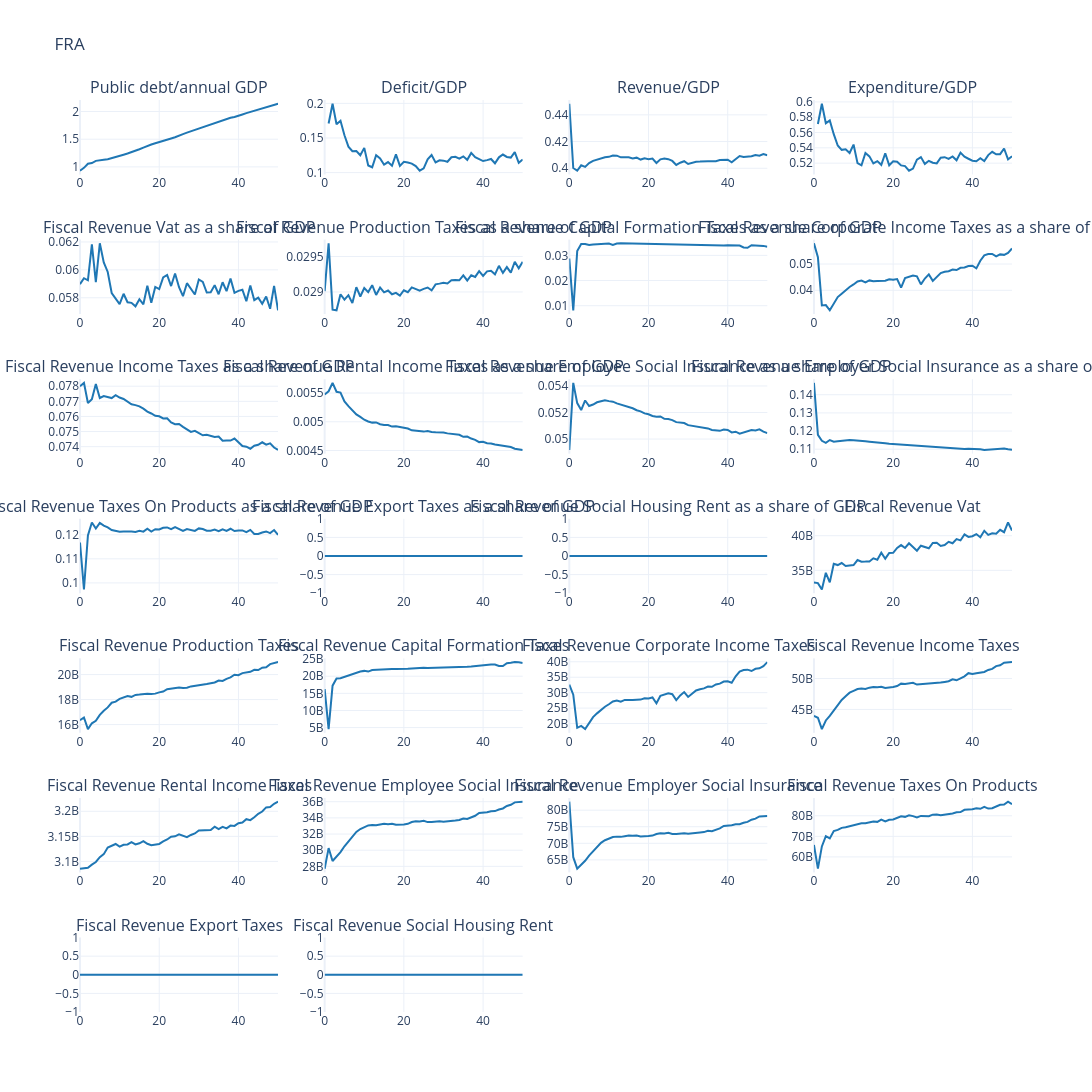
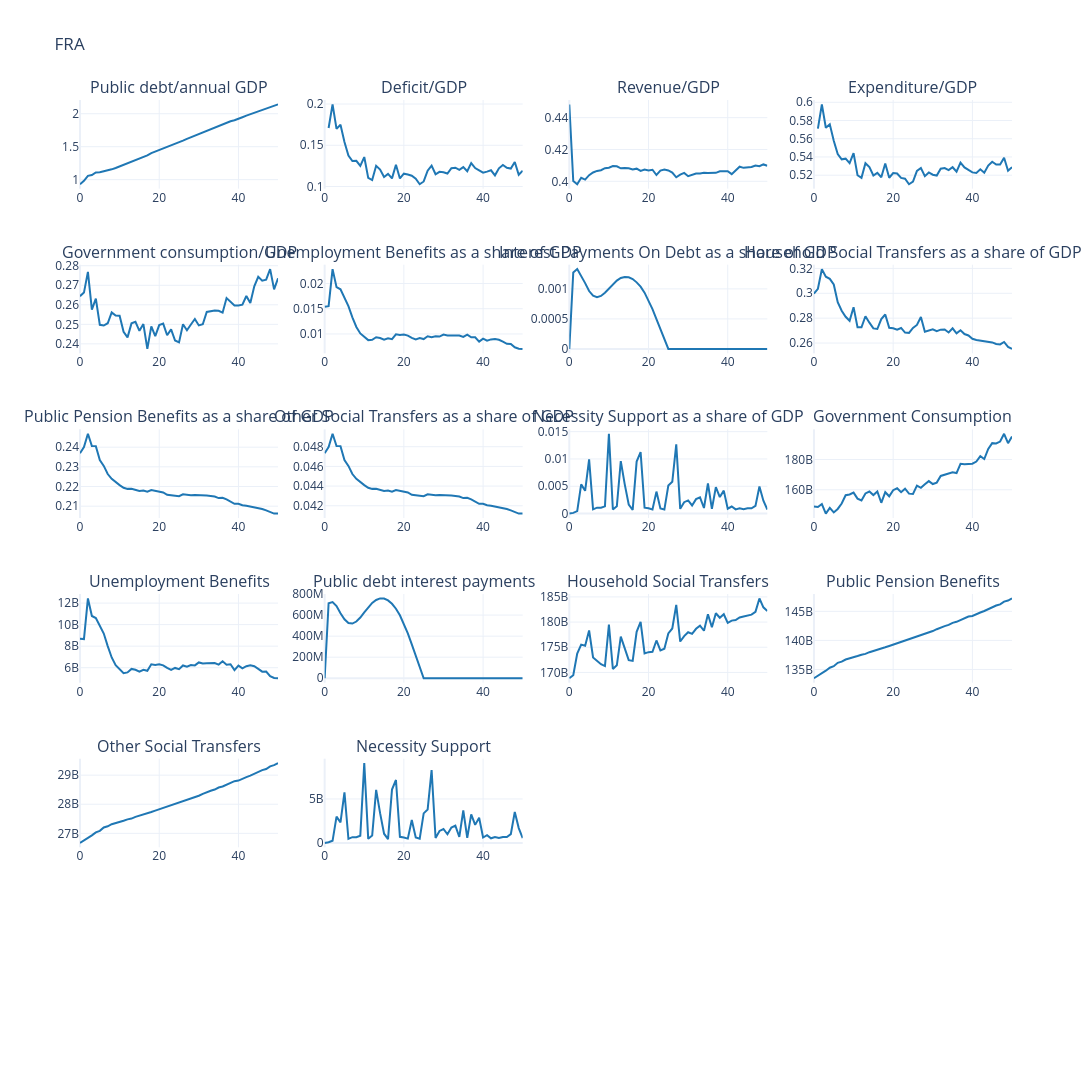

The cell these charts' notebook holds for them, in order:
### Markdown cell above
## Fiscal diagnostics

### Code cell
def fiscal_diagnostic_table(df, items, periods=(1, 20, 50), unit=1e9, currency="€"):
    """Amount (bn) and % of GDP for each fiscal line item, at the given periods."""
    rows = {}
    for label, col in items.items():
        ratio_col = f"{col}_to_gdp"
        row = {}
        for t in periods:
            amount = df.loc[t, col] / unit
            pct = df.loc[t, ratio_col] * 100 if ratio_col in df.columns else float("nan")
            row[f"Period {t}"] = f"{currency}{amount:,.3f}bn ({pct:.2f}%)"
        rows[label] = row
    return pd.DataFrame(rows).T


REVENUE_ITEMS = {
    "Corporate income tax": "fiscal_revenue_corporate_income_taxes",
    "Household income tax": "fiscal_revenue_income_taxes",
    "Production tax": "fiscal_revenue_production_taxes",
    "VAT": "fiscal_revenue_vat",
    "Capital-formation taxes": "fiscal_revenue_capital_formation_taxes",
    "Export taxes": "fiscal_revenue_export_taxes",
    "Employee social insurance": "fiscal_revenue_employee_social_insurance",
    "Employer social insurance": "fiscal_revenue_employer_social_insurance",
    "Total revenue": "fiscal_revenue",
}

EXPENDITURE_ITEMS = {
    "Government consumption": "government_consumption",
    "Unemployment benefits": "unemployment_benefits",
    "Interest payments on debt": "interest_payments_on_debt",
    "Household social transfers": "household_social_transfers",
    "Public pension benefits": "public_pension_benefits",
    "Other social transfers": "other_social_transfers",
    "Necessity support": "necessity_support",
    "Total expenditure": "fiscal_expenditure",
}


from IPython.display import Markdown

fiscal_periods = (1, 20, 50)
revenue_table = fiscal_diagnostic_table(df_scenario, REVENUE_ITEMS, periods=fiscal_periods)
expenditure_table = fiscal_diagnostic_table(df_scenario, EXPENDITURE_ITEMS, periods=fiscal_periods)
print("Scenario tables")
display(Markdown("**Revenue**\n\n" + revenue_table.to_markdown()))
display(Markdown("**Expenditure**\n\n" + expenditure_table.to_markdown()))


REVENUES_COLS = [
    "debt_to_gdp",
    "deficit_to_gdp",
    "fiscal_revenue_to_gdp",
    "fiscal_expenditure_to_gdp",

    "fiscal_revenue_vat_to_gdp",
    "fiscal_revenue_production_taxes_to_gdp",
    "fiscal_revenue_capital_formation_taxes_to_gdp",
    "fiscal_revenue_corporate_income_taxes_to_gdp",
    "fiscal_revenue_income_taxes_to_gdp",
    "fiscal_revenue_rental_income_taxes_to_gdp",
    "fiscal_revenue_employee_social_insurance_to_gdp",
    "fiscal_revenue_employer_social_insurance_to_gdp",
    "fiscal_revenue_taxes_on_products_to_gdp",
    "fiscal_revenue_export_taxes_to_gdp",
    "fiscal_revenue_social_housing_rent_to_gdp",

    "fiscal_revenue_vat",
    "fiscal_revenue_production_taxes",
    "fiscal_revenue_capital_formation_taxes",
    "fiscal_revenue_corporate_income_taxes",
    "fiscal_revenue_income_taxes",
    "fiscal_revenue_rental_income_taxes",
    "fiscal_revenue_employee_social_insurance",
    "fiscal_revenue_employer_social_insurance",
    "fiscal_revenue_taxes_on_products",
    "fiscal_revenue_export_taxes",
    "fiscal_revenue_social_housing_rent",
    ]

EXPENDITURE_COLS = [
    "debt_to_gdp",
    "deficit_to_gdp",
    "fiscal_revenue_to_gdp",
    "fiscal_expenditure_to_gdp",

    "government_consumption_to_gdp",
    "unemployment_benefits_to_gdp",
    "interest_payments_on_debt_to_gdp",
    "household_social_transfers_to_gdp",
    "public_pension_benefits_to_gdp",
    "other_social_transfers_to_gdp",
    "necessity_support_to_gdp",

    "government_consumption",
    "unemployment_benefits",
    "interest_payments_on_debt",
    "household_social_transfers",
    "public_pension_benefits",
    "other_social_transfers",
    "necessity_support",
]

plot_output(df=df_scenario[list(REVENUES_COLS)], no_rows=7, no_cols=4, country_code=COUNTRY, **FIGURE_SIZES["benchmark"])
plot_output(df=df_scenario[list(EXPENDITURE_COLS)], no_rows=6, no_cols=4, country_code=COUNTRY, **FIGURE_SIZES["benchmark"])
